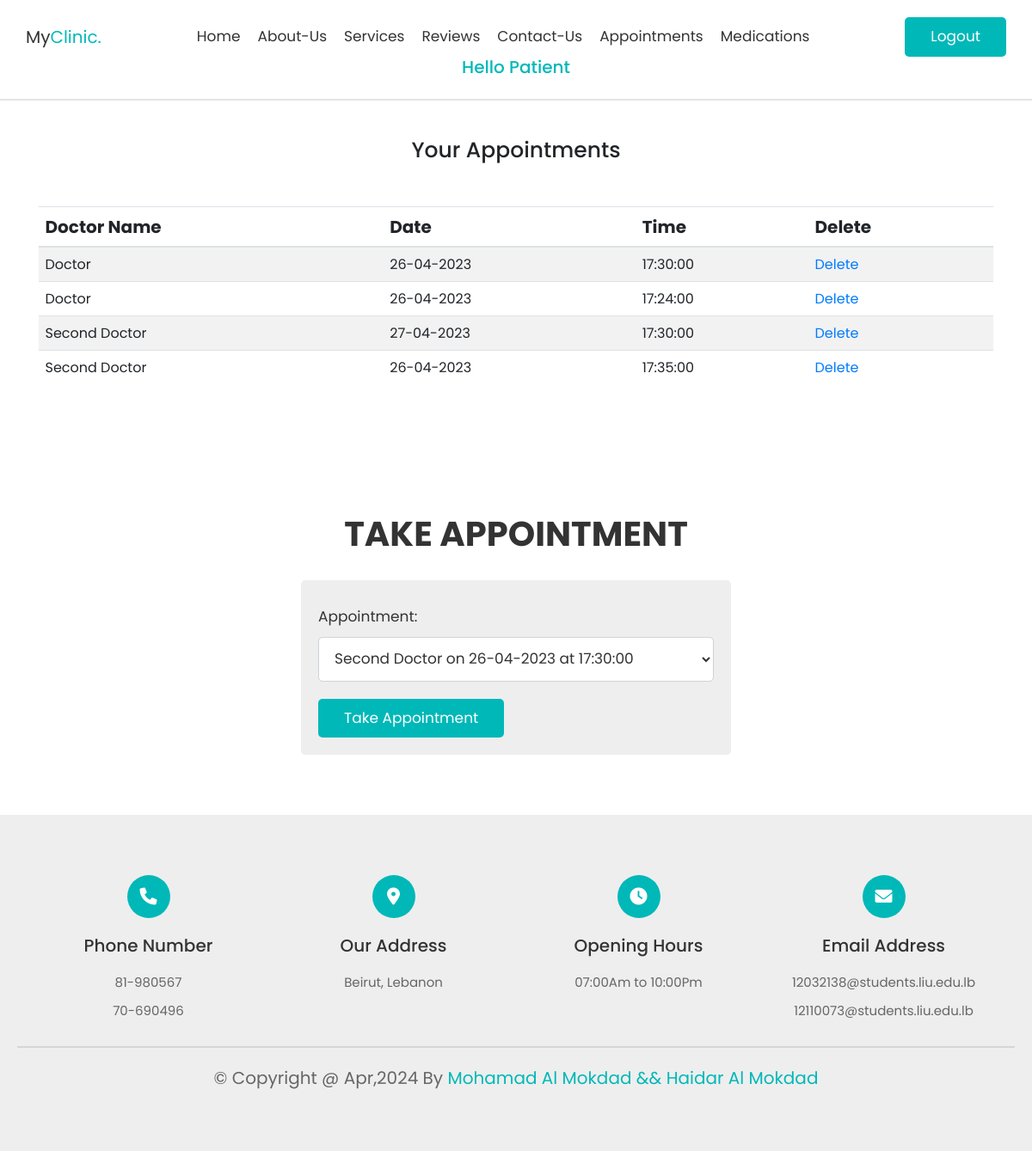
The app's page /appointments.php (signed in) with its own data.
### tables this page shows
CREATE TABLE `meetings` (
  `id` int(11) NOT NULL,
  `doctor_id` int(11) NOT NULL,
  `patient_id` int(11) DEFAULT NULL,
  `date` varchar(200) NOT NULL,
  `time` time NOT NULL
);

CREATE TABLE `users` (
  `id` int(11) NOT NULL,
  `account_type` varchar(200) NOT NULL,
  `name` varchar(200) NOT NULL,
  `email_address` varchar(200) NOT NULL,
  `phone_number` varchar(200) NOT NULL,
  `password` varchar(200) NOT NULL,
  `verified` int(11) NOT NULL
);

### src/appointments.php (the view, shortened to what this page needs)
<?php
$patient_id = $_SESSION["id"];
$appointments = mysqli_query($conn, "SELECT m.id, u1.name doctor, u2.name patient, m.date, m.time
                                FROM meetings m, users u1, users u2
                                WHERE m.doctor_id = u1.id and m.patient_id = u2.id and m.patient_id = ".$patient_id);
$available_meetings = mysqli_query($conn, "SELECT m.id, u1.name doctor, m.date, m.time
                                FROM meetings m, users u1
                                WHERE m.doctor_id = u1.id and m.patient_id is null");
?>
<!DOCTYPE html>
<html lang="en">
<head>
   <link rel="stylesheet" href="https://cdnjs.cloudflare.com/ajax/libs/font-awesome/6.0.0/css/all.min.css">
   <link rel="stylesheet" href="https://cdnjs.cloudflare.com/ajax/libs/bootstrap/4.6.1/css/bootstrap.min.css">
   <link rel="stylesheet" href="css/style.css">
</head>
<body>
<?php
    require("header.php");
?>
<br />
<br />
<br />
<br />
<br />
<br />
<section class="about" id="about">
   <div class="container">
    <h1 style="text-align:center">Your Appointments</h1>
    <br>
    <br>
    <br>
    <div class="table-responsive <?php if(mysqli_num_rows($appointments) == 0) echo 'd-none'; ?>">
        <table class="table table-striped">
            <thead style="font-size: 20px">
            <tr>
                <th>Doctor Name</th>
                <th>Date</th>
                <th>Time</th>
                <th>Delete</th>
            </tr>
            </thead>
            <tbody style="font-size: 16px">
            <?php
                while($row = mysqli_fetch_assoc($appointments)){
                    echo "<tr>";
                    echo "<td>".$row["doctor"]."</td>";
                    echo "<td>".$row["date"]."</td>";
                    echo "<td>".$row["time"]."</td>";
                    echo "<td><a href='deleteappointment.php?id=".$row["id"]."'>Delete</a></td>";
                    echo "</tr>";
                }
            ?>
            </tbody>
        </table>
    </div>
   </div>
</section>
<section class="contact">
    <?php
        if(mysqli_num_rows($available_meetings) == 0){
            echo "<h2 class='heading'>No Available Appointments to Take</h2>";
        }
        else {
            echo '<h1 class="heading">Take Appointment</h1>';
        }
     ?>
   <form action="<?php echo $_SERVER['PHP_SELF']; ?>" method="post" class=" <?php if(mysqli_num_rows($available_meetings) == 0) echo 'd-none'; ?>">
      <span>Appointment:</span>
      <select class="box form-control" name="meeting" style="height:auto">
            <?php
                while($row = mysqli_fetch_assoc($available_meetings)){
                    echo "<option value='".$row["id"]."'>".$row["doctor"]." on ".$row["date"]." at ".$row["time"]."</option>";
                }
            ?>
      </select>
      <input type="submit" value="Take Appointment" name="submit" class="link-btn">
   </form>
</section>
<?php
require("footer.php");
?>
</body>
</html>

### src/header.php (shortened to what this page needs)
<header class="header fixed-top">
   <div class="container">
      <div class="row align-items-center justify-content-between">
         <a href="#home" class="logo">My<span>Clinic.</span></a>
         <nav class="nav">
            <a href="index.php">home</a>
            <a href="index.php#about">about-us</a>
            <a href="index.php#services">services</a>
            <a href="index.php#reviews">reviews</a>
            <a href="index.php#contactus">contact-us</a>
            <?php
                if(isset($_SESSION["valid_login"]) && $_SESSION["valid_login"]) {
                    if(isset($_SESSION["account_type"]) && $_SESSION["account_type"] == "Patient"){
                        echo '<a href="appointments.php">Appointments</a>';
                        echo '<a href="medications.php">Medications</a>';
                    }
                }
            ?>
         </nav>
         <?php
            if(!isset($_SESSION["valid_login"]) || !$_SESSION["valid_login"]) {
                echo '<a href="login.php" class="link-btn">Login</a>';
            }
            else {
                echo '<a href="logout.php" class="link-btn">Logout</a>';
            }
        ?>
      </div>
   </div>
   <?php
    if(isset($_SESSION["valid_login"]) && $_SESSION["valid_login"]) {
        echo '<h2 class="login-title">Hello '.$_SESSION['name'].'</h2>';
    }
   ?>
</header>

### src/footer.php (shortened to what this page needs)
<section class="footer">
   <div class="box-container container">
      <div class="box">
         <i class="fas fa-phone"></i>
         <h3>phone number</h3>
         <p>81-980567</p>
         <p>70-690496</p>
      </div>
      <div class="box">
         <i class="fas fa-map-marker-alt"></i>
         <h3>our address</h3>
         <p>Beirut, Lebanon</p>
      </div>
      <div class="box">
         <i class="fas fa-clock"></i>
         <h3>opening hours</h3>
         <p>07:00Am to 10:00Pm</p>
      </div>
      <div class="box">
         <i class="fas fa-envelope"></i>
         <h3>email address</h3>
         <p>12032138@students.liu.edu.lb</p>
         <p>12110073@students.liu.edu.lb</p>
      </div>
   </div>
   <div class="credit"> &copy; copyright @ <?php echo date('M,Y'); ?> by <span>Mohamad Al Mokdad && Haidar Al Mokdad</span>  </div>
</section>

### src/css/style.css (style rules this page uses)
:root { --blue:#00b8b8; --black:#333; --white:#fff; --light-color:#666; --light-bg:#eee; --border:.2rem solid rgba(0,0,0,.1); --box-shadow:0 .5rem 1rem rgba(0,0,0,.1); }
* { font-family: 'Poppins', sans-serif; margin:0; padding:0; box-sizing: border-box; outline: none; border:none; text-decoration: none !important; text-transform: capitalize; }
html { font-size: 62.5%; overflow-x: hidden; scroll-behavior: smooth; scroll-padding-top: 6.5rem; }
section { padding:7rem 2rem; }
.heading { text-align: center; font-size: 4rem; color:var(--black); text-transform: uppercase; font-weight: bolder; margin-bottom: 3rem; }
.link-btn { display: inline-block; padding:1rem 3rem; border-radius: .5rem; background-color: var(--blue); cursor: pointer; font-size: 1.7rem; color:var(--white); }
.header { padding:2rem; border-bottom: var(--border); }
.header .logo { font-size: 2rem; color:var(--black); }
.header .logo span { color:var(--blue); }
.header .nav a { margin:0 1rem; font-size: 1.7rem; color:var(--black); }
.contact form { border-radius: .5rem; background-color: var(--light-bg); padding:2rem; margin:0 auto; max-width: 50rem; }
.contact form .box { width: 100%; margin-top: 1rem; margin-bottom: 2rem; border-radius: .5rem; background-color: var(--white); padding:1.2rem 1.4rem; font-size: 1.7rem; color:var(--black); text-transform: none; }
.contact form span { font-size: 1.7rem; color:var(--black); }
.footer { background-color: var(--light-bg); }
.footer .box-container { display: grid; grid-template-columns: repeat(auto-fit, minmax(25rem, 1fr)); gap:3rem; }
.footer .box-container .box { text-align: center; }
.footer .box-container .box i { height: 5rem; width: 5rem; border-radius: 50%; line-height: 5rem; font-size: 2rem; background-color: var(--blue); color:var(--white); }
.footer .box-container .box h3 { font-size: 2rem; margin:2rem 0; color:var(--black); }
.footer .box-container .box p { font-size: 1.5rem; color:var(--light-color); text-transform: none; }
.footer .credit { text-align: center; border-top: var(--border); padding-top: 2rem; margin-top: 2rem; font-size: 2rem; color:var(--light-color); }
.footer .credit span { color:var(--blue); }
.login-title { text-align:center; color: var(--blue); }

### records on screen
meetings: doctor.name "Doctor", date "26-04-2023", time "17:30:00"
meetings: doctor.name "Doctor", date "26-04-2023", time "17:24:00"
meetings: doctor.name "Second Doctor", date "27-04-2023", time "17:30:00"
meetings: doctor.name "Second Doctor", date "26-04-2023", time "17:35:00"

### other values on screen
$_SESSION['name'] "Patient"
form field meeting "Second Doctor on 26-04-2023 at 17:30:00"
